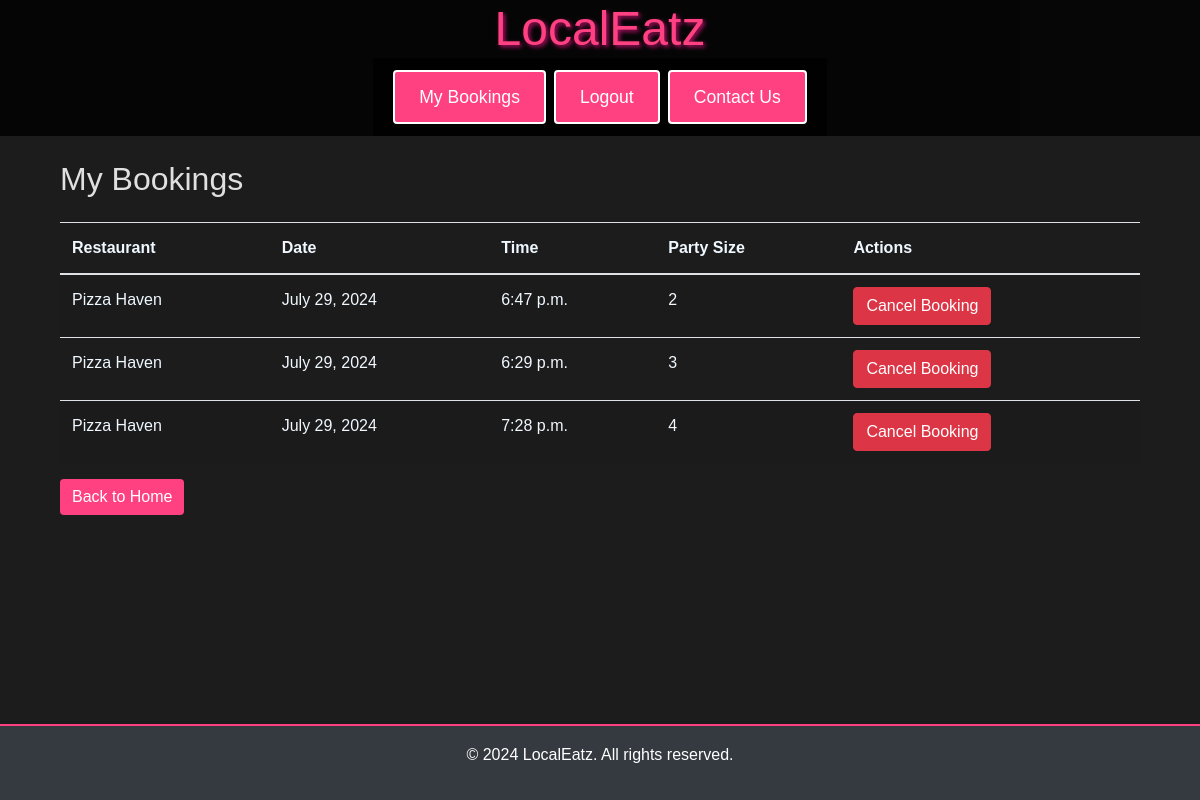
/my-bookings/ (signed in), run on the app's committed database.
### restaurants/models.py (models this page shows, shortened)
class Booking(models.Model):
    user = models.ForeignKey(User, on_delete=models.SET_NULL, null=True)
    restaurant = models.ForeignKey(Restaurant, on_delete=models.CASCADE)
    name = models.CharField(max_length=100)
    date = models.DateField()
    time = models.TimeField()
    party_size = models.PositiveIntegerField()

class Restaurant(models.Model):
    name = models.CharField(max_length=255)
    address = models.CharField(max_length=255)
    description = models.TextField(blank=True)
    image = models.ImageField(upload_to='restaurant_images/', blank=True, null=True)
    max_tables = models.IntegerField(default=3)

### restaurants/views.py (the view)
# urls.py: path('my-bookings/', views.my_bookings, name='my_bookings'),
def my_bookings(request):
    user = request.user
    bookings = Booking.objects.filter(user=user)  # Filter by user
    return render(request, 'users/my_bookings.html', {'bookings': bookings})

### restaurants/templates/users/my_bookings.html (shortened to what this page needs)
{% extends 'base.html' %}
{% block content %}
    <div class="container mt-5">
        <h2 class="mb-4">My Bookings</h2>
        {% if bookings %}
        <table class="table table-striped">
            <thead>
                <tr style="color: aliceblue;">
                    <th>Restaurant</th>
                    <th>Date</th>
                    <th>Time</th>
                    <th>Party Size</th>
                    <th>Actions</th>
                </tr>
            </thead>
            <tbody>
                {% for booking in bookings %}
                <tr style="color: aliceblue;">
                    <td>{{ booking.restaurant.name }}</td>
                    <td>{{ booking.date }}</td>
                    <td>{{ booking.time }}</td>
                    <td>{{ booking.party_size }}</td>
                    <td>
                        <button data-booking-id="{{ booking.id }}" class="btn btn-danger cancel-btn">Cancel
                            Booking</button>
                    </td>
                </tr>
                {% endfor %}
            </tbody>
        </table>
        {% else %}
        <p>You have no bookings yet.</p>
        {% endif %}
        <a href="{% url 'home' %}" class="btn btn-custom">Back to Home</a>
    </div>
{% endblock %}

### restaurants/templates/base.html (shortened to what this page needs)
{% load static %}
{% url 'account_login' as login_url %}
{% url 'account_signup' as signup_url %}
{% url 'account_logout' as logout_url %}
{% url 'about' as about_url %}
<!DOCTYPE html>
<html lang="en">
<head>
    <link rel="stylesheet" href="https://stackpath.bootstrapcdn.com/bootstrap/4.5.2/css/bootstrap.min.css">
    <link rel="stylesheet" type="text/css" href="{% static 'css/styles.css' %}">
</head>
<body>
    <header class="d-flex flex-column align-items-center">
        <h1>LocalEatz</h1>
        <nav class="navbar navbar-expand-lg navbar-dark" style="background-color: rgba(0, 0, 0, 0.8);">
            <div class="collapse navbar-collapse justify-content-center" id="navbarNav">
                <ul class="navbar-nav">
                    {% if user.is_authenticated %}
                    <li class="nav-item">
                        <a class="btn btn-primary m-1" href="{% url 'my_bookings' %}">My Bookings</a>
                    </li>
                    <li class="nav-item">
                        <a class="btn btn-primary m-1" href="{% url 'account_logout' %}">Logout</a>
                    </li>
                    <li class="nav-item">
                        <a class="btn btn-primary m-1" href="{% url 'about' %}">Contact Us</a>
                    </li>
                    {% endif %}
                </ul>
            </div>
        </nav>
    </header>
    <main class="container mt-5">
        {% block content %}
        {% endblock %}
    </main>
    <footer class="bg-dark text-center text-white py-3">
        <p>&copy; 2024 LocalEatz. All rights reserved.</p>
    </footer>
</body>
</html>

### static/css/styles.css (style rules this page uses)
* { margin: 0; padding: 0; box-sizing: border-box; }
body { font-family: 'Arial', sans-serif; background: #1c1c1c; color: #e0e0e0; line-height: 1.6; padding: 0; margin: 0; }
header { background: rgba(0, 0, 0, 0.8); color: #ff4081; text-align: center; position: fixed; width: 100%; top: 0; left: 0; z-index: 1000; }
header h1 { font-size: 2rem; margin: 0; text-shadow: 2px 2px 4px rgba(255, 20, 147, 0.7); }
.btn-primary { display: inline-block; background: #ff4081; color: #fff; padding: 0.75rem 1.5rem; text-decoration: none; border-radius: 4px; transition: background 0.3s ease, transform 0.3s ease; font-size: 1.1rem; border: 2px solid #fff; }
.btn-custom { background-color: #ff4081; color: #fff; border: none; }
main { padding: 4rem 1rem 1rem; margin-top: 4rem; }
footer { background: rgba(0, 0, 0, 0.8); color: #ff4081; padding: 1rem; text-align: center; position: fixed; width: 100%; bottom: 0; left: 0; z-index: 1000; border-top: 2px solid #ff4081; }
@media (min-width: 600px) { header h1 { font-size: 2.2rem; } }
@media (min-width: 768px) { header h1 { font-size: 2.5rem; } }
@media (min-width: 1024px) { header h1 { font-size: 3rem; } }

### data on the page
Booking: restaurant.name "Pizza Haven", date "July 29, 2024", time "6:47 p.m.", party_size "2"
Booking: restaurant.name "Pizza Haven", date "July 29, 2024", time "6:29 p.m.", party_size "3"
Booking: restaurant.name "Pizza Haven", date "July 29, 2024", time "7:28 p.m.", party_size "4"
